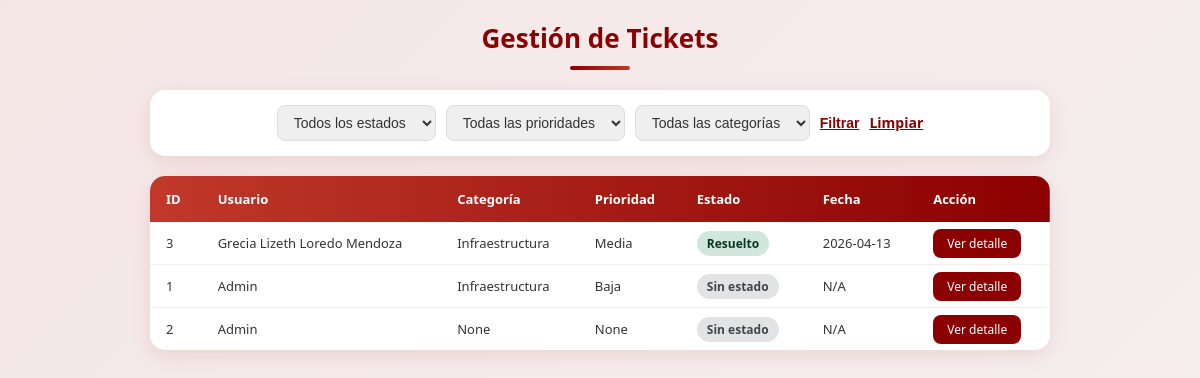
Before: /gestion_tickets (signed in) with the older database file.
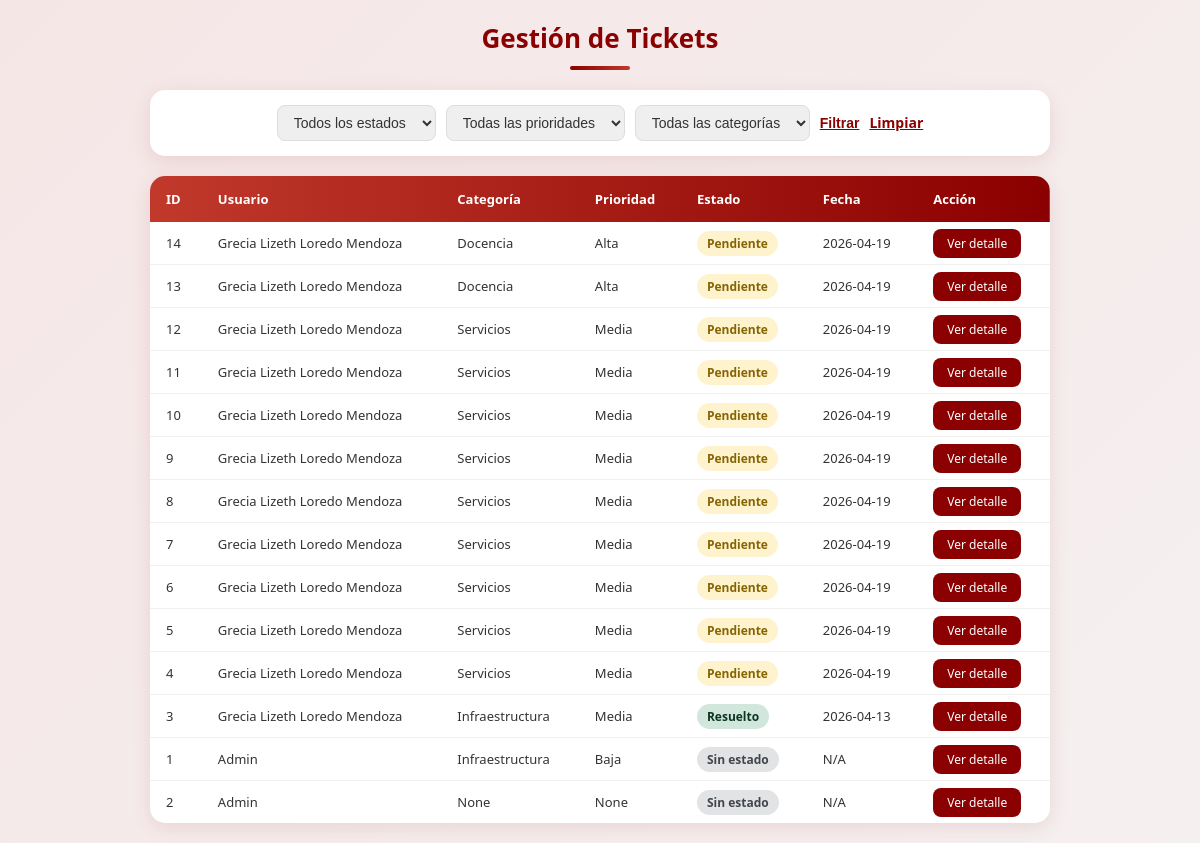
After: the same page with the newer database file.
### tables this page shows
CREATE TABLE ticket (
        id_ticket INTEGER PRIMARY KEY AUTOINCREMENT,
        titulo TEXT NOT NULL,
        descripcion TEXT,
        fecha_creacion TEXT,
        id_usuario INTEGER,
        id_categoria INTEGER,
        id_prioridad INTEGER,
        id_estado INTEGER,
        id_departamento INTEGER,
        ruta_imagen TEXT, comentario_admin TEXT,
        FOREIGN KEY (id_usuario) REFERENCES usuario(id_usuario),
        FOREIGN KEY (id_categoria) REFERENCES categoria(id_categoria),
        FOREIGN KEY (id_prioridad) REFERENCES prioridad(id_prioridad),
        FOREIGN KEY (id_estado) REFERENCES estado(id_estado),
        FOREIGN KEY (id_departamento) REFERENCES departamento(id_departamento)
    );

CREATE TABLE usuario (
        id_usuario INTEGER PRIMARY KEY AUTOINCREMENT,
        nombre TEXT NOT NULL,
        correo TEXT UNIQUE NOT NULL,
        contraseña TEXT NOT NULL,
        id_rol INTEGER,
        FOREIGN KEY (id_rol) REFERENCES rol(id_rol)
    );

CREATE TABLE categoria (
        id_categoria INTEGER PRIMARY KEY AUTOINCREMENT,
        nombre_categoria TEXT NOT NULL
    );

CREATE TABLE prioridad (
        id_prioridad INTEGER PRIMARY KEY AUTOINCREMENT,
        nombre_prioridad TEXT NOT NULL
    );

CREATE TABLE estado (
        id_estado INTEGER PRIMARY KEY AUTOINCREMENT,
        nombre_estado TEXT NOT NULL
    );

### app.py (the view)
@app.route('/gestion_tickets')
def gestion_tickets():
    if 'user_id' not in session:
        return redirect(url_for('login_page'))
    db_instance = Database(db_path)
    tickets = db_instance.obtener_todos_tickets()
    filtro_estado    = request.args.get('estado', '')
    filtro_prioridad = request.args.get('prioridad', '')
    filtro_categoria = request.args.get('categoria', '')
    if filtro_estado:
        tickets = [t for t in tickets if t[4] == filtro_estado]
    if filtro_prioridad:
        tickets = [t for t in tickets if t[3] == filtro_prioridad]
    if filtro_categoria:
        tickets = [t for t in tickets if t[2] == filtro_categoria]
    categorias  = db_instance.obtener_categorias()
    prioridades = db_instance.obtener_prioridades()
    return render_template('gestion_tickets.html',
                           tickets=tickets,
                           categorias=categorias,
                           prioridades=prioridades,
                           filtro_estado=filtro_estado,
                           filtro_prioridad=filtro_prioridad,
                           filtro_categoria=filtro_categoria)

### api_01.py (called while the page is built)
    def connect(self):
        try:
            self.conn = sqlite3.connect(self.db_file)
            print("Conexión a la base de datos establecida.")
        except Error as e:
            print(f"Error al conectar a la base de datos: {e}")

    def disconnect(self):
        if self.conn:
            self.conn.close()
            print("Conexión a la base de datos cerrada.")

    def obtener_todos_tickets(self):
        self.connect()
        cursor = self.conn.cursor()
        cursor.execute("""
            SELECT t.id_ticket, u.nombre, c.nombre_categoria,
                   p.nombre_prioridad, e.nombre_estado, t.fecha_creacion
            FROM ticket t
            LEFT JOIN usuario u ON t.id_usuario = u.id_usuario
            LEFT JOIN categoria c ON t.id_categoria = c.id_categoria
            LEFT JOIN prioridad p ON t.id_prioridad = p.id_prioridad
            LEFT JOIN estado e ON t.id_estado = e.id_estado
            ORDER BY t.fecha_creacion DESC
        """)
        tickets = cursor.fetchall()
        self.disconnect()
        return tickets

### templates/gestion_tickets.html (shortened to what this page needs)
{% extends "index.html" %}
{% block content %}
<link rel="stylesheet" href="{{ url_for('static', filename='gestion_tickets.css') }}">
<div class="gestion-container">
    <div class="gestion-header">
        <h1>Gestión de Tickets</h1>
        <div class="divider"></div>
    </div>
    <form method="GET" action="{{ url_for('gestion_tickets') }}" class="filtros">
        <select name="estado">
            <option value="">Todos los estados</option>
        </select>
        <select name="prioridad">
            <option value="">Todas las prioridades</option>
        </select>
        <select name="categoria">
            <option value="">Todas las categorías</option>
        </select>
        <button type="submit" class="btn-filtrar">Filtrar</button>
        <a href="{{ url_for('gestion_tickets') }}" class="btn-limpiar">Limpiar</a>
    </form>
    <div class="tabla-container">
        <table>
            <thead>
                <tr>
                    <th>ID</th>
                    <th>Usuario</th>
                    <th>Categoría</th>
                    <th>Prioridad</th>
                    <th>Estado</th>
                    <th>Fecha</th>
                    <th>Acción</th>
                </tr>
            </thead>
            <tbody>
                {% if tickets %}
                    {% for ticket in tickets %}
                    <tr class="fila-{{ ticket[4] | lower | replace(' ', '-') if ticket[4] else 'sin-estado' }}">
                        <td>{{ ticket[0] }}</td>
                        <td>{{ ticket[1] }}</td>
                        <td>{{ ticket[2] }}</td>
                        <td>{{ ticket[3] }}</td>
                        <td>
                            <span class="badge badge-{{ ticket[4] | lower | replace(' ', '-') if ticket[4] else 'sin-estado' }}">
                                {{ ticket[4] or 'Sin estado' }}
                            </span>
                        </td>
                        <td>{{ ticket[5][:10] if ticket[5] else 'N/A' }}</td>
                        <td>
                            <a href="{{ url_for('detalle_ticket', id_ticket=ticket[0]) }}" class="btn-detalle">Ver detalle</a>
                        </td>
                    </tr>
                    {% endfor %}
                {% else %}
                    <tr>
                        <td colspan="7" style="text-align:center; color:#888;">No hay tickets registrados.</td>
                    </tr>
                {% endif %}
            </tbody>
        </table>
    </div>
</div>
{% endblock %}

Changed rows visible on the page:
added ticket: id_ticket "14", nombre "Grecia Lizeth Loredo Mendoza", nombre_categoria "Docencia", nombre_prioridad "Alta", nombre_estado "Pendiente", fecha_creacion "2026-04-19"
added ticket: id_ticket "13", nombre "Grecia Lizeth Loredo Mendoza", nombre_categoria "Docencia", nombre_prioridad "Alta", nombre_estado "Pendiente", fecha_creacion "2026-04-19"
added ticket: id_ticket "12", nombre "Grecia Lizeth Loredo Mendoza", nombre_categoria "Servicios", nombre_prioridad "Media", nombre_estado "Pendiente", fecha_creacion "2026-04-19"
added ticket: id_ticket "11", nombre "Grecia Lizeth Loredo Mendoza", nombre_categoria "Servicios", nombre_prioridad "Media", nombre_estado "Pendiente", fecha_creacion "2026-04-19"
added ticket: id_ticket "10", nombre "Grecia Lizeth Loredo Mendoza", nombre_categoria "Servicios", nombre_prioridad "Media", nombre_estado "Pendiente", fecha_creacion "2026-04-19"
added ticket: id_ticket "9", nombre "Grecia Lizeth Loredo Mendoza", nombre_categoria "Servicios", nombre_prioridad "Media", nombre_estado "Pendiente", fecha_creacion "2026-04-19"
added ticket: id_ticket "8", nombre "Grecia Lizeth Loredo Mendoza", nombre_categoria "Servicios", nombre_prioridad "Media", nombre_estado "Pendiente", fecha_creacion "2026-04-19"
added ticket: id_ticket "7", nombre "Grecia Lizeth Loredo Mendoza", nombre_categoria "Servicios", nombre_prioridad "Media", nombre_estado "Pendiente", fecha_creacion "2026-04-19"
added ticket: id_ticket "6", nombre "Grecia Lizeth Loredo Mendoza", nombre_categoria "Servicios", nombre_prioridad "Media", nombre_estado "Pendiente", fecha_creacion "2026-04-19"
added ticket: id_ticket "5", nombre "Grecia Lizeth Loredo Mendoza", nombre_categoria "Servicios", nombre_prioridad "Media", nombre_estado "Pendiente", fecha_creacion "2026-04-19"
added ticket: id_ticket "4", nombre "Grecia Lizeth Loredo Mendoza", nombre_categoria "Servicios", nombre_prioridad "Media", nombre_estado "Pendiente", fecha_creacion "2026-04-19"
